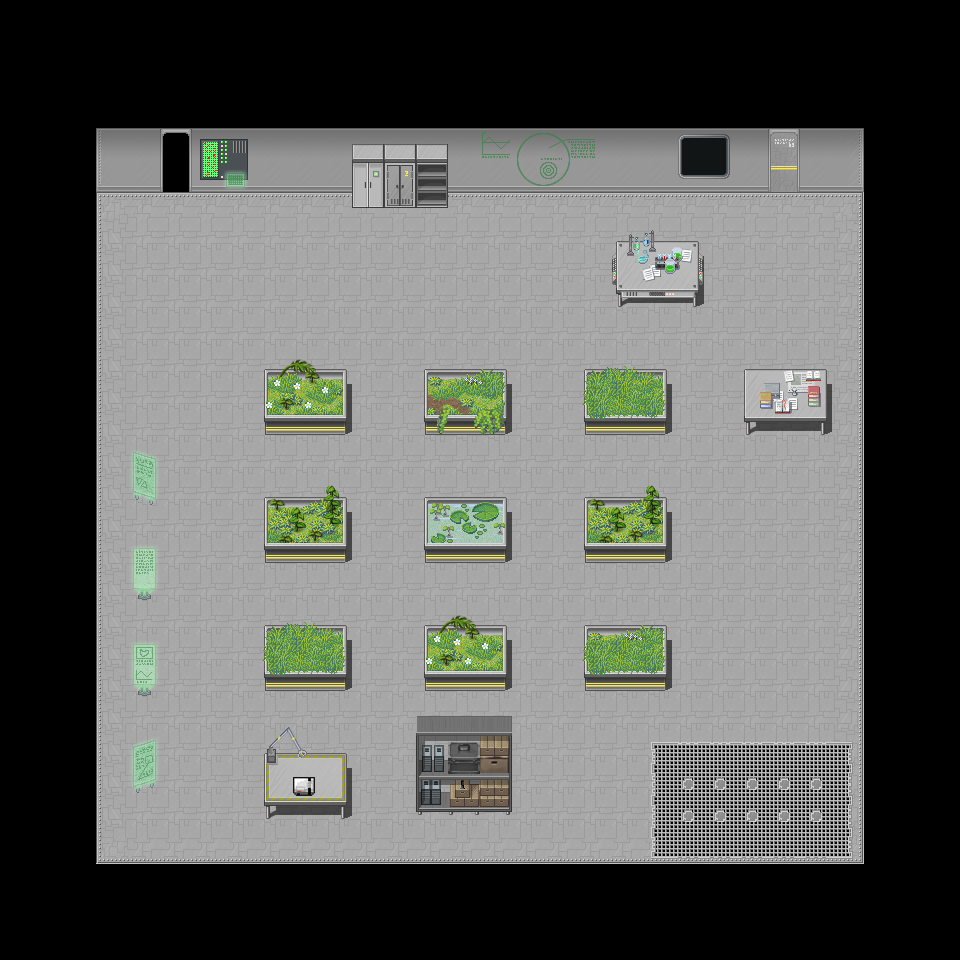

Below is a game level as drawn by its tile map, then a one-line description and the .tmx that defines it (tile-layer data replaced by summaries):
An orthogonal 30x30 tile map with 32x32 px tiles, 6 tile layers (Ground, Walls, Grates, Objects, ...) and 32 objects (npc1, npc2, npc1_boundary, npc2_boundary, Spawn_Point, ...).

<map version="1.0" orientation="orthogonal" renderorder="right-down" width="30" height="30" tilewidth="32" tileheight="32" nextobjectid="36">
 <tileset firstgid="1" name="spaceset" tilewidth="32" tileheight="32" tilecount="2744" columns="8">
  <image source="spaceset.png" width="256" height="11000" />
 </tileset>
 <layer name="Ground" width="30" height="30">
  <data>[900 cells, 504 non-empty, 9 distinct tile ids]</data>
 </layer>
 <layer name="Walls" width="30" height="30">
  <data>[900 cells, 48 non-empty, 14 distinct tile ids]</data>
 </layer>
 <layer name="Grates" width="30" height="30">
  <data>[900 cells, 38 non-empty, 19 distinct tile ids]</data>
 </layer>
 <layer name="Objects" width="30" height="30">
  <data>[900 cells, 48 non-empty, 36 distinct tile ids]</data>
 </layer>
 <layer name="Over" width="30" height="30">
  <data>[900 cells, 89 non-empty, 65 distinct tile ids]</data>
 </layer>
 <layer name="Another Over" width="30" height="30">
  <data>[900 cells, 17 non-empty, 17 distinct tile ids]</data>
 </layer>
 <objectgroup name="NPCs">
  <object id="3" name="npc1" x="576" y="256" width="32" height="32">
   <properties>
    <property name="class" value="Kynes" />
   </properties>
  </object>
  <object id="4" name="npc2" x="800" y="704" width="32" height="32">
   <properties>
    <property name="class" value="Jessica" />
   </properties>
  </object>
  <object id="5" name="npc1_boundary" x="384" y="256" width="192" height="32">
   <properties>
    <property name="class" value="boundary" />
   </properties>
  </object>
  <object id="6" name="npc2_boundary" x="640" y="704" width="160" height="32">
   <properties>
    <property name="class" value="boundary" />
   </properties>
  </object>
 </objectgroup>
 <objectgroup name="Other">
  <object id="1" name="Spawn_Point" x="160" y="192" width="32" height="32">
   <properties>
    <property name="class" value="spawn" />
   </properties>
  </object>
  <object id="2" name="Exit_Point" x="768" y="192" width="32" height="32">
   <properties>
    <property name="class" value="exit" />
   </properties>
  </object>
 </objectgroup>
 <objectgroup name="Walls">
  <object id="7" x="864" y="128" width="96" height="736">
   <properties>
    <property name="class" value="blocked" />
   </properties>
  </object>
  <object id="8" x="96" y="128" width="768" height="64">
   <properties>
    <property name="class" value="blocked" />
   </properties>
  </object>
  <object id="10" x="0" y="128" width="96" height="736">
   <properties>
    <property name="class" value="blocked" />
   </properties>
  </object>
  <object id="11" x="0" y="864" width="960" height="96">
   <properties>
    <property name="class" value="blocked" />
   </properties>
  </object>
  <object id="12" x="352" y="192" width="96" height="17.3333">
   <properties>
    <property name="class" value="blocked" />
   </properties>
  </object>
  <object id="13" x="256" y="384" width="96" height="58.6667">
   <properties>
    <property name="class" value="blocked" />
   </properties>
  </object>
  <object id="14" x="416" y="384" width="96" height="60">
   <properties>
    <property name="class" value="blocked" />
   </properties>
  </object>
  <object id="15" x="576" y="384" width="96" height="60.6667">
   <properties>
    <property name="class" value="blocked" />
   </properties>
  </object>
  <object id="16" x="256" y="512" width="96" height="60.6667">
   <properties>
    <property name="class" value="blocked" />
   </properties>
  </object>
  <object id="18" x="416" y="512" width="96" height="61.3333">
   <properties>
    <property name="class" value="blocked" />
   </properties>
  </object>
  <object id="20" x="576" y="512" width="96" height="63.3333">
   <properties>
    <property name="class" value="blocked" />
   </properties>
  </object>
  <object id="21" x="576" y="640" width="96" height="63.3333">
   <properties>
    <property name="class" value="blocked" />
   </properties>
  </object>
  <object id="22" x="416" y="640" width="96" height="62">
   <properties>
    <property name="class" value="blocked" />
   </properties>
  </object>
  <object id="23" x="256" y="640" width="96" height="62">
   <properties>
    <property name="class" value="blocked" />
   </properties>
  </object>
  <object id="24" x="416" y="768" width="96" height="58">
   <properties>
    <property name="class" value="blocked" />
   </properties>
  </object>
  <object id="25" x="256" y="768" width="96" height="61.3333">
   <properties>
    <property name="class" value="blocked" />
   </properties>
  </object>
  <object id="26" x="128" y="768" width="32" height="32">
   <properties>
    <property name="class" value="blocked" />
   </properties>
  </object>
  <object id="27" x="128" y="672" width="32" height="32">
   <properties>
    <property name="class" value="blocked" />
   </properties>
  </object>
  <object id="28" x="128" y="576" width="32" height="32">
   <properties>
    <property name="class" value="blocked" />
   </properties>
  </object>
  <object id="29" x="128" y="480" width="32" height="32">
   <properties>
    <property name="class" value="blocked" />
   </properties>
  </object>
  <object id="34" x="608" y="256" width="96" height="59.3333">
   <properties>
    <property name="class" value="blocked" />
   </properties>
  </object>
  <object id="35" x="736" y="384" width="96" height="58.6667">
   <properties>
    <property name="class" value="blocked" />
   </properties>
  </object>
 </objectgroup>
 <objectgroup name="Items">
  <object id="30" name="item1" x="800" y="544" width="32" height="32">
   <properties>
    <property name="class" value="smallwater" />
   </properties>
  </object>
  <object id="31" name="item2" x="544" y="544" width="32" height="32">
   <properties>
    <property name="class" value="smallspice" />
   </properties>
  </object>
  <object id="32" name="item3" x="384" y="672" width="32" height="32">
   <properties>
    <property name="class" value="smallfood" />
   </properties>
  </object>
  <object id="33" name="item4" x="192" y="800" width="32" height="32">
   <properties>
    <property name="class" value="mediumspice" />
   </properties>
  </object>
 </objectgroup>
</map>
